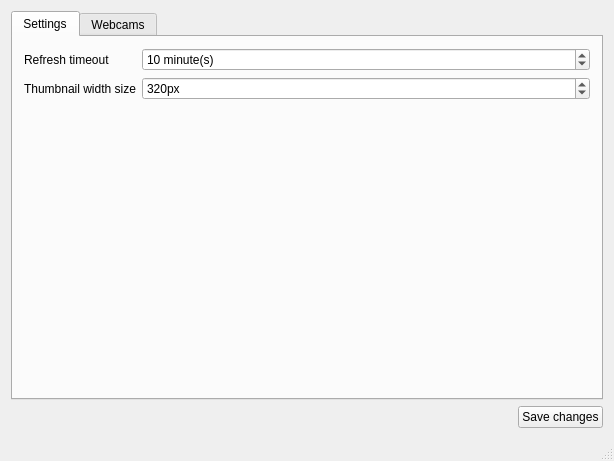
<?xml version="1.0" encoding="UTF-8"?>
<ui version="4.0">
 <class>SettingsGui</class>
 <widget class="QMainWindow" name="SettingsGui">
  <property name="geometry">
   <rect>
    <x>0</x>
    <y>0</y>
    <width>614</width>
    <height>461</height>
   </rect>
  </property>
  <property name="windowTitle">
   <string>webQam options...</string>
  </property>
  <property name="windowIcon">
   <iconset resource="../resources/webQam.qrc">
    <normaloff>:/icons/webcam</normaloff>:/icons/webcam</iconset>
  </property>
  <widget class="QWidget" name="centralWidget">
   <layout class="QVBoxLayout" name="verticalLayout">
    <item>
     <widget class="QTabWidget" name="tabWidget">
      <property name="currentIndex">
       <number>0</number>
      </property>
      <widget class="QWidget" name="tab">
       <attribute name="title">
        <string>Settings</string>
       </attribute>
       <layout class="QFormLayout" name="formLayout">
        <property name="fieldGrowthPolicy">
         <enum>QFormLayout::ExpandingFieldsGrow</enum>
        </property>
        <item row="2" column="0">
         <widget class="QLabel" name="label">
          <property name="text">
           <string>Refresh timeout</string>
          </property>
         </widget>
        </item>
        <item row="2" column="1">
         <widget class="QSpinBox" name="spinBoxTimeout">
          <property name="sizePolicy">
           <sizepolicy hsizetype="MinimumExpanding" vsizetype="Fixed">
            <horstretch>0</horstretch>
            <verstretch>0</verstretch>
           </sizepolicy>
          </property>
          <property name="suffix">
           <string> minute(s)</string>
          </property>
          <property name="minimum">
           <number>1</number>
          </property>
          <property name="maximum">
           <number>120</number>
          </property>
          <property name="singleStep">
           <number>1</number>
          </property>
          <property name="value">
           <number>10</number>
          </property>
         </widget>
        </item>
        <item row="3" column="0">
         <widget class="QLabel" name="label_3">
          <property name="text">
           <string>Thumbnail width size</string>
          </property>
         </widget>
        </item>
        <item row="3" column="1">
         <widget class="QSpinBox" name="spinBoxThumbnailSize">
          <property name="sizePolicy">
           <sizepolicy hsizetype="MinimumExpanding" vsizetype="Fixed">
            <horstretch>0</horstretch>
            <verstretch>0</verstretch>
           </sizepolicy>
          </property>
          <property name="suffix">
           <string>px</string>
          </property>
          <property name="prefix">
           <string/>
          </property>
          <property name="minimum">
           <number>24</number>
          </property>
          <property name="maximum">
           <number>999</number>
          </property>
          <property name="value">
           <number>320</number>
          </property>
         </widget>
        </item>
       </layout>
      </widget>
      <widget class="QWidget" name="tab_2">
       <attribute name="title">
        <string>Webcams</string>
       </attribute>
       <layout class="QVBoxLayout" name="verticalLayout_2">
        <item>
         <layout class="QHBoxLayout" name="horizontalLayout_2">
          <item>
           <widget class="QLabel" name="label_2">
            <property name="toolTip">
             <string>Filter webcams</string>
            </property>
            <property name="text">
             <string/>
            </property>
            <property name="pixmap">
             <pixmap resource="../resources/webQam.qrc">:/icons/filter</pixmap>
            </property>
           </widget>
          </item>
          <item>
           <widget class="QLineEdit" name="lineEditFilter">
            <property name="toolTip">
             <string>Filter webcams</string>
            </property>
           </widget>
          </item>
          <item>
           <widget class="QPushButton" name="pushButton_2">
            <property name="toolTip">
             <string>Clear filter</string>
            </property>
            <property name="text">
             <string/>
            </property>
            <property name="icon">
             <iconset resource="../resources/webQam.qrc">
              <normaloff>:/icons/clear-text</normaloff>:/icons/clear-text</iconset>
            </property>
           </widget>
          </item>
          <item>
           <widget class="Line" name="line">
            <property name="orientation">
             <enum>Qt::Vertical</enum>
            </property>
           </widget>
          </item>
          <item>
           <widget class="QPushButton" name="pushButtonDeleteWebcams">
            <property name="toolTip">
             <string>Remove selected webcams</string>
            </property>
            <property name="text">
             <string/>
            </property>
            <property name="icon">
             <iconset resource="../resources/webQam.qrc">
              <normaloff>:/icons/list-remove</normaloff>:/icons/list-remove</iconset>
            </property>
           </widget>
          </item>
          <item>
           <widget class="QPushButton" name="pushButtonNewWebcam">
            <property name="toolTip">
             <string>Add new webcam</string>
            </property>
            <property name="text">
             <string/>
            </property>
            <property name="icon">
             <iconset resource="../resources/webQam.qrc">
              <normaloff>:/icons/list-add</normaloff>:/icons/list-add</iconset>
            </property>
           </widget>
          </item>
         </layout>
        </item>
        <item>
         <widget class="QTreeView" name="treeView">
          <property name="acceptDrops">
           <bool>false</bool>
          </property>
          <property name="dragEnabled">
           <bool>false</bool>
          </property>
          <property name="dragDropMode">
           <enum>QAbstractItemView::NoDragDrop</enum>
          </property>
          <property name="alternatingRowColors">
           <bool>true</bool>
          </property>
          <property name="selectionMode">
           <enum>QAbstractItemView::MultiSelection</enum>
          </property>
          <property name="sortingEnabled">
           <bool>true</bool>
          </property>
          <property name="animated">
           <bool>true</bool>
          </property>
          <property name="expandsOnDoubleClick">
           <bool>false</bool>
          </property>
         </widget>
        </item>
       </layout>
      </widget>
     </widget>
    </item>
    <item>
     <layout class="QHBoxLayout" name="horizontalLayout">
      <item>
       <spacer name="horizontalSpacer">
        <property name="orientation">
         <enum>Qt::Horizontal</enum>
        </property>
        <property name="sizeHint" stdset="0">
         <size>
          <width>40</width>
          <height>20</height>
         </size>
        </property>
       </spacer>
      </item>
      <item>
       <widget class="QPushButton" name="pushButton">
        <property name="text">
         <string>Save changes</string>
        </property>
        <property name="icon">
         <iconset resource="../resources/webQam.qrc">
          <normaloff>:/icons/accept</normaloff>:/icons/accept</iconset>
        </property>
       </widget>
      </item>
     </layout>
    </item>
   </layout>
  </widget>
  <widget class="QMenuBar" name="menuBar">
   <property name="geometry">
    <rect>
     <x>0</x>
     <y>0</y>
     <width>614</width>
     <height>24</height>
    </rect>
   </property>
  </widget>
  <widget class="QStatusBar" name="statusBar"/>
 </widget>
 <layoutdefault spacing="6" margin="11"/>
 <resources>
  <include location="../resources/webQam.qrc"/>
 </resources>
 <connections>
  <connection>
   <sender>pushButton_2</sender>
   <signal>clicked()</signal>
   <receiver>lineEditFilter</receiver>
   <slot>clear()</slot>
   <hints>
    <hint type="sourcelabel">
     <x>482</x>
     <y>76</y>
    </hint>
    <hint type="destinationlabel">
     <x>397</x>
     <y>79</y>
    </hint>
   </hints>
  </connection>
 </connections>
</ui>
